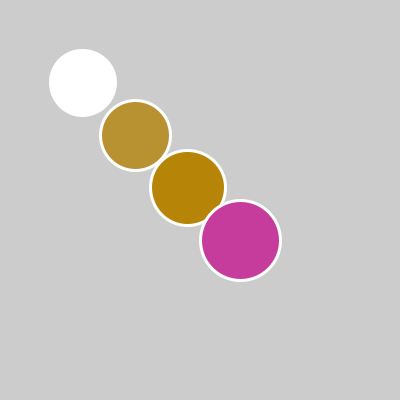
Frame 1 (no input)
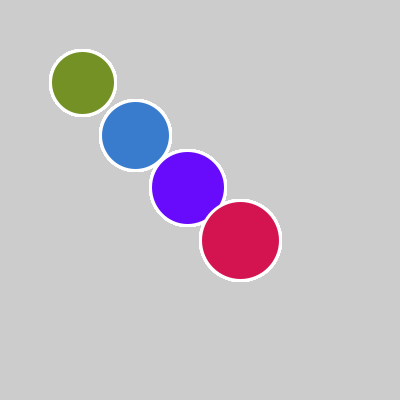
Frame 60 (the mouse pressed at the canvas centre just before this capture)
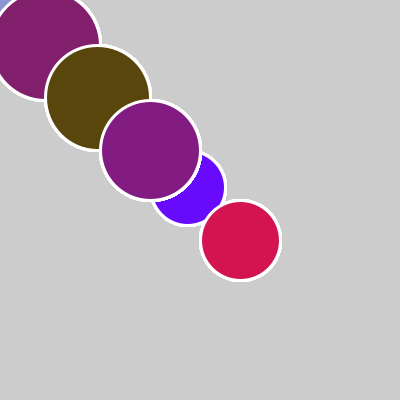
Frame 120 (the mouse held since frame 60 and released just before this capture)

The Processing sketch that drew these frames (run headless with seeded random() and noise(); from frame 60 on, the mouse is pressed at the canvas centre):

// Processing sketch: processing_38262
// ── processing_38262.pde

//September 13 / while iteration
//Copyright Felipe Castelblanco, 2011

//move mouse in X to change dimension of circles
//move mouse in Y to change position of circles
//press any key to change background color and restart the animation

float dt;//diameter
float pos;//position


void setup () 
{
  size (400,400);
  dt = 10;
  pos = 0;
  
  smooth();
  
  ellipseMode(CORNER);
  randomSeed(100);
  
  strokeWeight(3);
  
  
}

void draw ()
{
  stroke(255);
  personalEllipse( pos + .5*width, pos + .5*height, dt-mouseX, pos-mouseY);
}

void personalEllipse(float x, float y, float dt, float pos)
{
  while(dt < 100 && pos < 200){
  dt = dt+5;
  pos = pos + 50;
  ellipse(pos, pos, dt+50, dt+50);
  fill(random (255), random (200), random (255));
  } 
}

void keyPressed ()
{
  
background (random(80,180));
  
}
